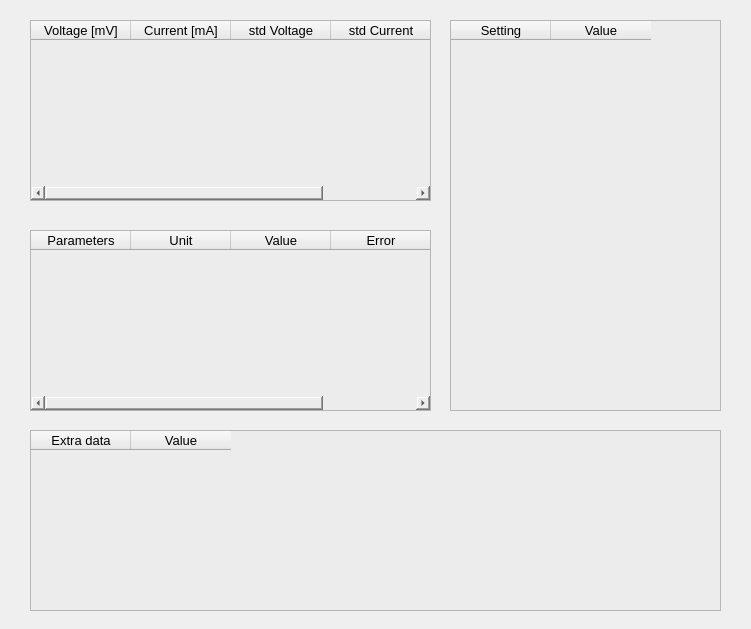
<?xml version="1.0" encoding="UTF-8"?>
<ui version="4.0">
 <class>Dialog</class>
 <widget class="QDialog" name="Dialog">
  <property name="geometry">
   <rect>
    <x>0</x>
    <y>0</y>
    <width>751</width>
    <height>629</height>
   </rect>
  </property>
  <property name="windowTitle">
   <string>Dialog</string>
  </property>
  <widget class="QTableWidget" name="tblwProjects">
   <property name="geometry">
    <rect>
     <x>30</x>
     <y>20</y>
     <width>401</width>
     <height>181</height>
    </rect>
   </property>
   <property name="autoFillBackground">
    <bool>false</bool>
   </property>
   <property name="styleSheet">
    <string notr="true">border-color: rgb(166, 166, 166);
gridline-color: rgb(208, 208, 208);
background-color: rgb(236, 236, 236);</string>
   </property>
   <property name="showGrid">
    <bool>true</bool>
   </property>
   <column>
    <property name="text">
     <string>Voltage [mV]</string>
    </property>
    <property name="font">
     <font>
      <pointsize>10</pointsize>
      <italic>false</italic>
      <bold>false</bold>
      <underline>false</underline>
      <kerning>true</kerning>
     </font>
    </property>
    <property name="background">
     <color>
      <red>213</red>
      <green>213</green>
      <blue>213</blue>
     </color>
    </property>
   </column>
   <column>
    <property name="text">
     <string>Current [mA]</string>
    </property>
    <property name="font">
     <font>
      <pointsize>10</pointsize>
      <bold>false</bold>
     </font>
    </property>
    <property name="background">
     <color>
      <red>213</red>
      <green>213</green>
      <blue>213</blue>
     </color>
    </property>
   </column>
   <column>
    <property name="text">
     <string>std Voltage</string>
    </property>
    <property name="font">
     <font>
      <pointsize>10</pointsize>
      <bold>false</bold>
     </font>
    </property>
    <property name="background">
     <color>
      <red>213</red>
      <green>213</green>
      <blue>213</blue>
     </color>
    </property>
   </column>
   <column>
    <property name="text">
     <string>std Current</string>
    </property>
    <property name="font">
     <font>
      <pointsize>10</pointsize>
      <bold>false</bold>
     </font>
    </property>
    <property name="background">
     <color>
      <red>213</red>
      <green>213</green>
      <blue>213</blue>
     </color>
    </property>
   </column>
  </widget>
  <widget class="QTableWidget" name="tblwProjects_2">
   <property name="geometry">
    <rect>
     <x>30</x>
     <y>230</y>
     <width>401</width>
     <height>181</height>
    </rect>
   </property>
   <property name="autoFillBackground">
    <bool>false</bool>
   </property>
   <property name="styleSheet">
    <string notr="true">border-color: rgb(166, 166, 166);
gridline-color: rgb(208, 208, 208);
background-color: rgb(236, 236, 236);</string>
   </property>
   <property name="showGrid">
    <bool>true</bool>
   </property>
   <column>
    <property name="text">
     <string>Parameters</string>
    </property>
    <property name="font">
     <font>
      <pointsize>10</pointsize>
      <italic>false</italic>
      <bold>false</bold>
      <underline>false</underline>
      <kerning>true</kerning>
     </font>
    </property>
    <property name="background">
     <color>
      <red>213</red>
      <green>213</green>
      <blue>213</blue>
     </color>
    </property>
   </column>
   <column>
    <property name="text">
     <string>Unit</string>
    </property>
    <property name="font">
     <font>
      <pointsize>10</pointsize>
      <bold>false</bold>
     </font>
    </property>
    <property name="background">
     <color>
      <red>213</red>
      <green>213</green>
      <blue>213</blue>
     </color>
    </property>
   </column>
   <column>
    <property name="text">
     <string>Value</string>
    </property>
    <property name="font">
     <font>
      <pointsize>10</pointsize>
      <bold>false</bold>
     </font>
    </property>
    <property name="background">
     <color>
      <red>213</red>
      <green>213</green>
      <blue>213</blue>
     </color>
    </property>
   </column>
   <column>
    <property name="text">
     <string>Error</string>
    </property>
    <property name="font">
     <font>
      <pointsize>10</pointsize>
      <bold>false</bold>
     </font>
    </property>
    <property name="background">
     <color>
      <red>213</red>
      <green>213</green>
      <blue>213</blue>
     </color>
    </property>
   </column>
  </widget>
  <widget class="QTableWidget" name="tblwProjects_3">
   <property name="geometry">
    <rect>
     <x>450</x>
     <y>20</y>
     <width>271</width>
     <height>391</height>
    </rect>
   </property>
   <property name="autoFillBackground">
    <bool>false</bool>
   </property>
   <property name="styleSheet">
    <string notr="true">border-color: rgb(166, 166, 166);
gridline-color: rgb(208, 208, 208);
background-color: rgb(236, 236, 236);</string>
   </property>
   <property name="showGrid">
    <bool>true</bool>
   </property>
   <column>
    <property name="text">
     <string>Setting</string>
    </property>
    <property name="font">
     <font>
      <pointsize>10</pointsize>
      <italic>false</italic>
      <bold>false</bold>
      <underline>false</underline>
      <kerning>true</kerning>
     </font>
    </property>
    <property name="background">
     <color>
      <red>213</red>
      <green>213</green>
      <blue>213</blue>
     </color>
    </property>
   </column>
   <column>
    <property name="text">
     <string>Value</string>
    </property>
    <property name="font">
     <font>
      <pointsize>10</pointsize>
      <bold>false</bold>
     </font>
    </property>
    <property name="background">
     <color>
      <red>213</red>
      <green>213</green>
      <blue>213</blue>
     </color>
    </property>
   </column>
  </widget>
  <widget class="QTableWidget" name="tblwProjects_4">
   <property name="geometry">
    <rect>
     <x>30</x>
     <y>430</y>
     <width>691</width>
     <height>181</height>
    </rect>
   </property>
   <property name="autoFillBackground">
    <bool>false</bool>
   </property>
   <property name="styleSheet">
    <string notr="true">border-color: rgb(166, 166, 166);
gridline-color: rgb(208, 208, 208);
background-color: rgb(236, 236, 236);</string>
   </property>
   <property name="showGrid">
    <bool>true</bool>
   </property>
   <column>
    <property name="text">
     <string>Extra data</string>
    </property>
    <property name="font">
     <font>
      <pointsize>10</pointsize>
      <italic>false</italic>
      <bold>false</bold>
      <underline>false</underline>
      <kerning>true</kerning>
     </font>
    </property>
    <property name="background">
     <color>
      <red>213</red>
      <green>213</green>
      <blue>213</blue>
     </color>
    </property>
   </column>
   <column>
    <property name="text">
     <string>Value</string>
    </property>
    <property name="font">
     <font>
      <pointsize>10</pointsize>
      <bold>false</bold>
     </font>
    </property>
    <property name="background">
     <color>
      <red>213</red>
      <green>213</green>
      <blue>213</blue>
     </color>
    </property>
   </column>
  </widget>
 </widget>
 <resources/>
 <connections/>
</ui>
